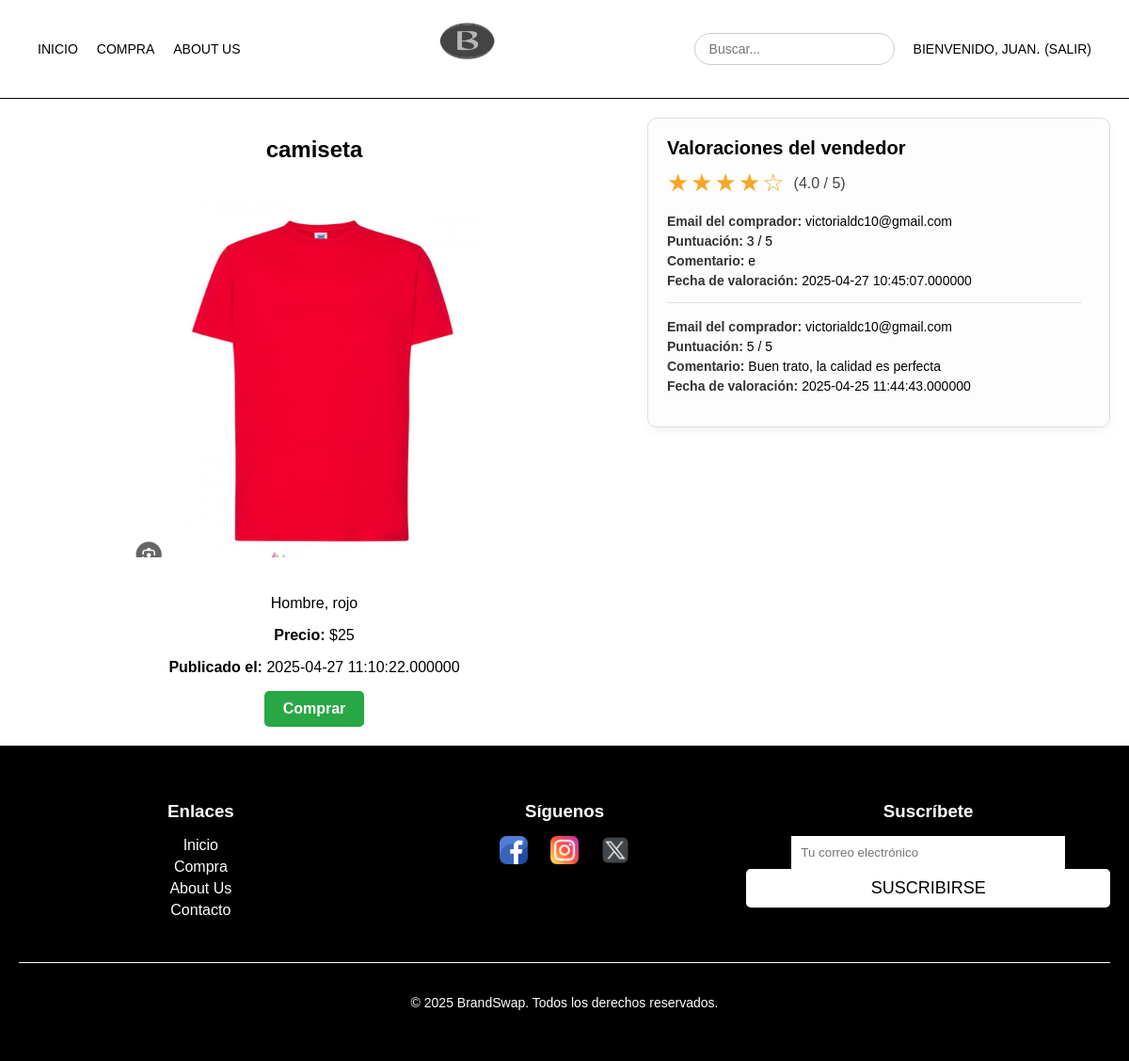
Screenshot of /verProducto.php?id=136 (signed in) with the database file from the repository.
### tables this page shows
CREATE TABLE `productos` (
  `id_producto` int(100) NOT NULL,
  `id_usuario` int(100) NOT NULL,
  `nombre_producto` varchar(100) NOT NULL,
  `descripcion` text NOT NULL,
  `precio` decimal(65,0) NOT NULL,
  `fecha_publicacion` timestamp(6) NOT NULL DEFAULT current_timestamp(6) ON UPDATE current_timestamp(6),
  `imagen` longtext DEFAULT NULL
);

CREATE TABLE `valoraciones` (
  `id_valoracion` int(11) NOT NULL,
  `id_comprador` int(11) NOT NULL,
  `id_vendedor` int(11) NOT NULL,
  `puntuacion` int(11) NOT NULL,
  `comentario` text NOT NULL,
  `fecha_valoracion` timestamp(6) NOT NULL DEFAULT current_timestamp(6) ON UPDATE current_timestamp(6),
  `id_producto` int(11) NOT NULL
);

CREATE TABLE `usuarios` (
  `id_usuario` int(20) NOT NULL,
  `nombre` varchar(100) NOT NULL,
  `email` varchar(100) NOT NULL,
  `contrasena` varchar(100) NOT NULL,
  `fecha_registro` datetime DEFAULT current_timestamp(),
  `foto_perfil` varchar(255) DEFAULT NULL,
  `tipo` varchar(20) NOT NULL DEFAULT 'user',
  `edad` int(11) DEFAULT NULL,
  `pais` varchar(50) DEFAULT NULL,
  `genero` enum('Hombre','Mujer','Otro') DEFAULT NULL,
  `telefono` varchar(20) DEFAULT NULL
);

### includes/valoraciones/valoracionDAO.php (called while the page is built, shortened)
<?php
require_once("valoracionDTO.php");
class valoracionDAO extends baseDAO implements IValoracion {
    public function obtenerValoracionesPorVendedor($id_vendedor)
{
    $conn = application::getInstance()->getConexionBd();
    $sql = "SELECT v.*, u.email AS email_comprador
            FROM valoraciones v
            JOIN usuarios u ON v.id_comprador = u.id_usuario
            WHERE v.id_vendedor = ?
            ORDER BY v.fecha_valoracion DESC";
    $stmt = $conn->prepare($sql);
    $stmt->bind_param("i", $id_vendedor);
    $stmt->execute();
    $result = $stmt->get_result();
    $valoraciones = [];
    while ($fila = $result->fetch_assoc()) {
        $valoracionDTO = new ValoracionDTO(
            $fila['id_valoracion'],
            $fila['id_comprador'],
            $fila['id_vendedor'],
            $fila['id_producto'],
            $fila['puntuacion'],
            $fila['comentario'],
            $fila['fecha_valoracion']
        );
        $valoracionDTO->emailComprador = $fila['email_comprador'];
        $valoraciones[] = $valoracionDTO;
    }
    return $valoraciones;
}
public function obtenerMediaPorVendedor($id_vendedor) {
    $conn = application::getInstance()->getConexionBd();
    $sql = "SELECT AVG(puntuacion) as media FROM valoraciones WHERE id_vendedor = ?";
    $stmt = $conn->prepare($sql);
    $stmt->bind_param("i", $id_vendedor);
    $stmt->execute();
    $stmt->bind_result($media);
    return $media ?? 0;
}
}
?>

### includes/productos/productoDAO.php (called while the page is built, shortened)
<?php
require_once("productoDTO.php");
class productoDAO extends baseDAO implements IProducto
{
    public function obtenerProductoPorId($id) {
        $conn = application::getInstance()->getConexionBd();
        $sql = "SELECT id_producto, id_usuario, nombre_producto, descripcion, precio, imagen, fecha_publicacion
                FROM productos WHERE id_producto = ?";
        $stmt = $conn->prepare($sql);
        $stmt->bind_param("i", $id);
        if (!$stmt->execute()) {
            return null;
        }
        $resultado = $stmt->get_result();
        if ($fila = $resultado->fetch_assoc()) {
            return new ProductoDTO(
                $fila['id_producto'],
                $fila['id_usuario'],
                $fila['nombre_producto'],
                $fila['descripcion'],
                $fila['precio'],
                $fila['imagen'],
                $fila['fecha_publicacion']
            );
        } else {
            return null;
        }
    }
}
?>

### includes/productos/productoAppService.php (called while the page is built, shortened)
<?php
class productoAppService
{
    public function obtenerProductoPorId($idProducto)
{
    $IProductoDAO = productoFactory::CreateProducto();
    return $IProductoDAO->obtenerProductoPorId($idProducto);
}
}
?>

### includes/verProductos/procesarVerProducto.php (called while the page is built, shortened)
<?php
require_once(__DIR__ . "/../productos/productoAppService.php");
require_once(__DIR__ . "/../valoraciones/valoracionAppService.php");
class procesarVerProducto {
    public static function obtenerProducto($idProducto) {
        $productoAppService = productoAppService::GetSingleton();
        return $productoAppService->obtenerProductoPorId($idProducto);
    }
    public static function obtenerValoracionesDeVendedor($idProducto) {
        $productoAppService = productoAppService::GetSingleton();
        $producto = $productoAppService->obtenerProductoPorId($idProducto);
        $idVendedor = $producto->getIdUsuario();
        $valoracionService = valoracionAppService::GetSingleton();
        return $valoracionService->obtenerValoracionesPorVendedor($idVendedor);
    }
    public static function obtenerMediaValoracionVendedor($idUsuario) {
        $valoracionAppService = valoracionAppService::GetSingleton();
        return $valoracionAppService->obtenerMediaPorVendedor($idUsuario);
    }
}
?>

### includes/valoraciones/valoracionAppService.php (called while the page is built, shortened)
<?php
class valoracionAppService {
    public function obtenerValoracionesPorVendedor($id_vendedor) {
        $valoracionDAO = valoracionFactory::CreateValoracion();
        return $valoracionDAO->obtenerValoracionesPorVendedor($id_vendedor);
    }
    public function obtenerMediaPorVendedor($id_vendedor) {
        $valoracionDAO = valoracionFactory::CreateValoracion();
        return $valoracionDAO->obtenerMediaPorVendedor($id_vendedor);
    }
}
?>

### includes/valoraciones/valoracionDTO.php (called while the page is built, shortened)
<?php
class ValoracionDTO {
    private $puntuacion;
    private $comentario;
    private $fecha_valoracion;
    public function __construct($id_valoracion, $id_comprador, $id_vendedor, $id_producto, $puntuacion, $comentario, $fecha_valoracion) {
        $this->puntuacion = $puntuacion;
        $this->comentario = $comentario;
        $this->fecha_valoracion = $fecha_valoracion;
    }
    public function getPuntuacion() { return $this->puntuacion; }
    public function getComentario() { return $this->comentario; }
    public function getFechaValoracion() { return $this->fecha_valoracion; }
}
?>

### includes/productos/productoDTO.php (called while the page is built, shortened)
<?php
class ProductoDTO {
    private $id;
    private $nombre;
    private $descripcion;
    private $precio;
    private $imagen;
    private $fecha_publicacion;
    public function __construct($id, $id_usuario, $nombre, $descripcion, $precio, $imagen, $fecha_publicacion) {
        $this->id = $id;
        $this->nombre = $nombre;
        $this->descripcion = $descripcion;
        $this->precio = $precio;
        $this->imagen = $imagen;
        $this->fecha_publicacion = $fecha_publicacion;
    }
    public function getId() { return $this->id; }
    public function getNombre() { return $this->nombre; }
    public function getDescripcion() { return $this->descripcion; }
    public function getPrecio() { return $this->precio; }
    public function getImagen() { return $this->imagen; }
    public function getFechaPublicacion() { return $this->fecha_publicacion; }
}
?>

### verProducto.php (the view, shortened to what this page needs)
<?php
require_once("includes/verProductos/procesarVerProducto.php");
$idProducto = $_GET['id'] ?? null;
$producto = procesarVerProducto::obtenerProducto($idProducto);
$valoraciones = procesarVerProducto::obtenerValoracionesDeVendedor($idProducto);
$mediaPuntuacion = procesarVerProducto::obtenerMediaValoracionVendedor($producto->getIdUsuario());
$estrellas = "";
$mediaRedondeada = round($mediaPuntuacion);
for ($i = 1; $i <= 5; $i++) {
    $estrellas .= ($i <= $mediaRedondeada) ? "★" : "☆";
}
$valoracionesHtml = "<div class='valoraciones-box'>
    <h3>Valoraciones del vendedor</h3>
    <div class='media-valoracion'>
        <span class='estrellas'>$estrellas</span>
        <span class='nota-media'>(" . number_format($mediaPuntuacion, 1) . " / 5)</span>
    </div>
    <div class='valoraciones-scroll'>";
if (empty($valoraciones)) {
    $valoracionesHtml .= "<p>No hay valoraciones disponibles.</p>";
} else {
    foreach ($valoraciones as $val) {
        $comentario = htmlspecialchars($val->getComentario());
        $puntuacion = intval($val->getPuntuacion());
        $fecha = htmlspecialchars($val->getFechaValoracion());
        $emailComprador = htmlspecialchars($val->emailComprador ?? "");
        $valoracionesHtml .= "<div class='valoracion'>
            <strong>Email del comprador:</strong> {$emailComprador}<br>
            <strong>Puntuación:</strong> {$puntuacion} / 5<br>
            <strong>Comentario:</strong> {$comentario}<br>
            <strong>Fecha de valoración:</strong> {$fecha}
        </div>";
    }
}
$valoracionesHtml .= "</div></div>";
$botonComprar = "";
if (isset($_SESSION['login']) && $_SESSION['login'] === true) {
    $botonComprar = '<a href="comprarProducto.php?id=' . htmlspecialchars($producto->getId()) . '" class="button">Comprar</a>';
} else {
    $botonComprar = '<a href="login.php" class="button">Inicia sesión para comprar</a>';
}
$contenidoPrincipal = <<<EOS
<div class="detalle-wrapper">
    <div class="producto-detalle">
        <h1>{$producto->getNombre()}</h1>
        <img src="{$producto->getImagen()}" alt="Imagen del producto">
        <p class="descripcion">{$producto->getDescripcion()}</p>
        <p class="precio"><strong>Precio:</strong> \${$producto->getPrecio()}</p>
        <p class="fecha"><strong>Publicado el:</strong> {$producto->getFechaPublicacion()}</p>
        $botonComprar
    </div>
    $valoracionesHtml
</div>
EOS;
require("includes/comun/plantilla.php");
?>

### CSS/estilo.css (style rules this page uses)
body { margin: 0; font-family: Arial, sans-serif; background-color: #fff; color: #000; padding-top: 80px; display: flex; flex-direction: column; height: 100%; }
.button { display: inline-block; padding: 8px 12px; text-decoration: none; border-radius: 5px; font-weight: bold; color: #fff; transition: background 0.2s ease-in-out; }
.producto-detalle { text-align: center; max-width: 600px; margin: 0 auto; }
.producto-detalle img { width: 100%; max-width: 400px; border-radius: 10px; margin-bottom: 20px; }
.button { display: inline-block !important; background-color: #28a745 !important; color: white !important; padding: 10px 20px; border-radius: 5px; text-decoration: none; font-weight: bold; text-align: center; }
.valoracion { margin-bottom: 10px; padding-bottom: 10px; border-bottom: 1px solid #ccc; }
.detalle-wrapper { display: flex; flex-wrap: wrap; gap: 40px; align-items: flex-start; padding: 20px; }
.valoraciones-box { width: 450px; max-height: 460px; border: 1px solid #ddd; border-radius: 10px; padding: 20px; background: #fdfdfd; box-shadow: 0 4px 10px rgba(0, 0, 0, 0.05); overflow: hidden; }
.valoraciones-box h3 { margin-top: 0; font-size: 20px; margin-bottom: 10px; font-weight: 600; }
.media-valoracion { font-size: 22px; color: #f5a623; margin-bottom: 15px; display: flex; align-items: center; }
.estrellas { font-size: 26px; letter-spacing: 2px; }
.nota-media { font-size: 16px; color: #444; margin-left: 8px; }
.valoraciones-scroll { max-height: 300px; overflow-y: auto; padding-right: 10px; }
.valoracion { margin-bottom: 15px; padding-bottom: 12px; border-bottom: 1px solid #e0e0e0; font-size: 14px; line-height: 1.5; }
.valoracion:last-child { border-bottom: none; margin-bottom: 0; }
.valoracion strong { color: #333; }

### rows the page displays
productos: nombre_producto "camiseta", imagen (picture), descripcion "Hombre, rojo", precio "25", fecha_publicacion "2025-04-27 11:10:22.000000"
valoraciones: usuarios.email "victorialdc10@gmail.com", puntuacion "3", comentario "e", fecha_valoracion "2025-04-27 10:45:07.000000"
valoraciones: usuarios.email "victorialdc10@gmail.com", puntuacion "5", comentario "Buen trato, la calidad es perfecta", fecha_valoracion "2025-04-25 11:44:43.000000"

### other values shown
$_SESSION['nombre'] "JUAN"
$estrellas "★★★★☆"
$mediaPuntuacion "4.0"
